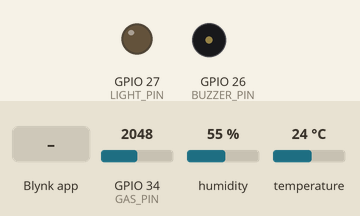
Recording of a sketch running on a simulated ESP32. Shown: output pins drawn as LEDs (lit = HIGH), buzzer (waves = sounding, pin HIGH). Inputs (shaded band) come from the test bench; at power-on: GPIO 34 (GAS_PIN) = 2048, humidity 55 %, temperature 24 °C. WiFi joins after 1.5 s; servers stay silent unless stated; what the sketch prints to the serial monitor is not drawn.

Above: at 3.0 s.
3.1 s: Blynk app writes 0 to V3
At 4.2 s:
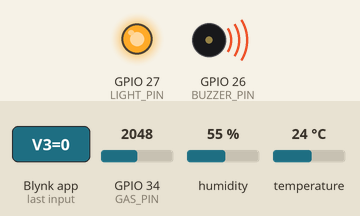
4.6 s: Blynk app writes 0 to V4
At 5.3 s:
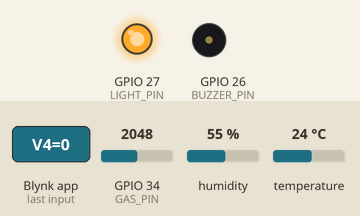
6.1 s: Blynk app writes 1 to V3
At 6.5 s:
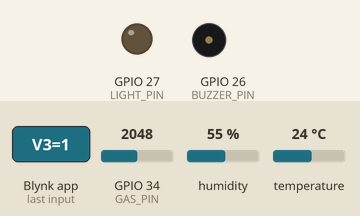
7.6 s: Blynk app writes 1 to V4
At 8.8 s:
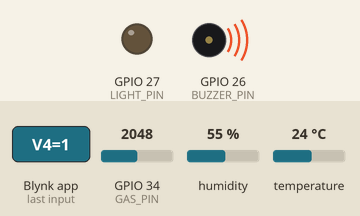
9.1 s: Blynk app writes 200 to V3
At 9.9 s:
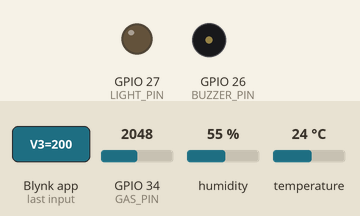
Timing chart, 0 to 11.6 s (numbered marks = the images above; inputs shaded):
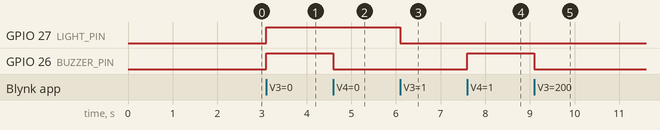

Measured:
- after the input at 3.1 s, GPIO 27 (LIGHT_PIN), GPIO 26 (BUZZER_PIN): LOW → HIGH at once
- after the input at 4.6 s, GPIO 26 (BUZZER_PIN): HIGH → LOW at once
- after the input at 6.1 s, GPIO 27 (LIGHT_PIN): HIGH → LOW at once
- after the input at 7.6 s, GPIO 26 (BUZZER_PIN): LOW → HIGH at once
- after the input at 9.1 s, GPIO 26 (BUZZER_PIN): HIGH → LOW at once

The sketch:

esp32.ino
```cpp
#define BLYNK_TEMPLATE_ID "TMPL2q8BWFCdv"
#define BLYNK_TEMPLATE_NAME "Fire sensor"
#define BLYNK_AUTH_TOKEN "3o0LBidUuONBM13bHljIvH673HPmJ56W"

#include <WiFi.h>
#include <BlynkSimpleEsp32.h>
#include <DHT.h>

char ssid[] = "XX";
char pass[] = "XXXXXXXXXX";

#define DHTPIN 4
#define DHTTYPE DHT11
#define GAS_PIN 34       // MQ sensor analog input

#define BUZZER_PIN 26    // GPIO connected to buzzer
#define LIGHT_PIN 27     // GPIO connected to light/LED

DHT dht(DHTPIN, DHTTYPE);
BlynkTimer timer;

void setup() {
  Serial.begin(115200);
  dht.begin();

  pinMode(BUZZER_PIN, OUTPUT);
  pinMode(LIGHT_PIN, OUTPUT);
  digitalWrite(BUZZER_PIN, LOW);
  digitalWrite(LIGHT_PIN, LOW);

  WiFi.begin(ssid, pass);
  Serial.print("Connecting to WiFi");
  while (WiFi.status() != WL_CONNECTED) {
    delay(500);
    Serial.print(".");
  }
  Serial.println("\n✅ WiFi connected");

  Blynk.begin(BLYNK_AUTH_TOKEN, ssid, pass);
  timer.setInterval(2000L, sendSensor);  // Read and send every 5 sec
}

void loop() {
  Blynk.run();
  timer.run();
}

// Send temperature, humidity, gas values to Blynk
void sendSensor() {
  float h = dht.readHumidity();
  float t = dht.readTemperature();
  int gas = analogRead(GAS_PIN);

  if (isnan(h) || isnan(t)) {
    Serial.println("❌ Failed to read from DHT sensor!");
    Blynk.virtualWrite(V0, 0);
    Blynk.virtualWrite(V1, 0);
    Blynk.virtualWrite(V2, 0);
    return;
  }

  Blynk.virtualWrite(V0, gas);
  Blynk.virtualWrite(V1, t);
  Blynk.virtualWrite(V2, h);

  Serial.print("📤 Sent - Gas: ");
  Serial.print(gas);
  Serial.print(" | Temp: ");
  Serial.print(t);
  Serial.print(" °C | Humidity: ");
  Serial.print(h);
  Serial.println(" %");
}

// Receive prediction result from Python backend (class 0 or 1)
BLYNK_WRITE(V3) {
  int predictedClass = param.asInt();
  Serial.print("📩 Received prediction: Class ");
  Serial.println(predictedClass);

  if (predictedClass == 0) { // turn ON at class 0
    digitalWrite(BUZZER_PIN, HIGH);
    digitalWrite(LIGHT_PIN, HIGH);
    Serial.println("⚠️ Alert! Buzzer and Light ON (Class 0)");
  } else {
    digitalWrite(BUZZER_PIN, LOW);
    digitalWrite(LIGHT_PIN, LOW);
    Serial.println("✅ Safe. Buzzer and Light OFF (Class 1)");
  }
}

// Manual buzzer control from Blynk (Button on V4)
BLYNK_WRITE(V4) {
  int buzzerControl = param.asInt();  // 1 = ON, 0 = OFF
  if (buzzerControl == 1) {
    digitalWrite(BUZZER_PIN, HIGH);
    Serial.println("📲 Buzzer turned ON from cloud");
  } else {
    digitalWrite(BUZZER_PIN, LOW);
    Serial.println("📲 Buzzer turned OFF from cloud");
  }
}
```
